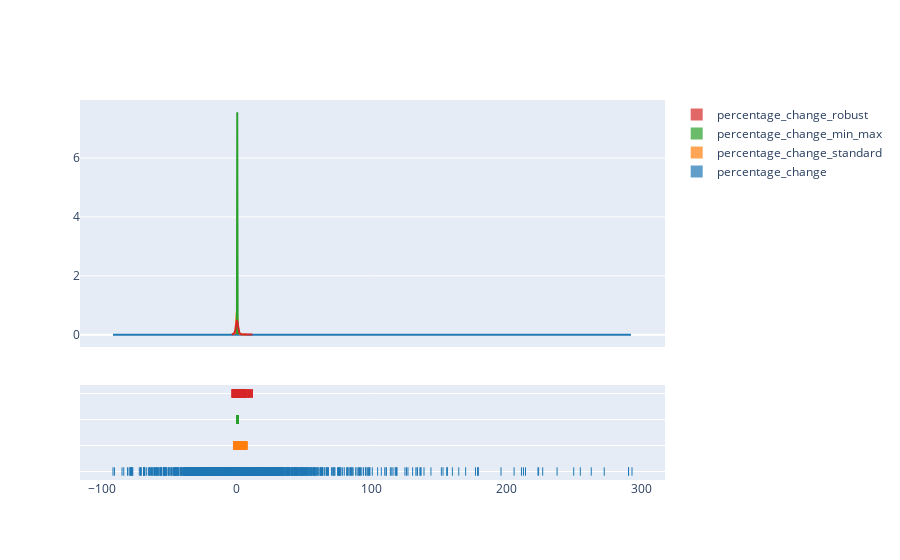

Write notebook code for a chart like this one.
### Code cell
import plotly.figure_factory as ff
import numpy as np

hist_data = [dict_of_percentage_changes_train["percentage_change"], dict_of_percentage_changes_train["percentage_change_standard"], dict_of_percentage_changes_train["percentage_change_min_max"], dict_of_percentage_changes_train["percentage_change_robust"]]

group_labels = ['percentage_change', "percentage_change_standard", "percentage_change_min_max", "percentage_change_robust"]

# Create distplot with custom bin_size
fig = ff.create_distplot(hist_data, group_labels)
fig.show()

### Figure 1 — Plotly figure (JSON) as saved in the notebook; plotly's stock layout.template omitted (floating-point values rounded to 4 significant figures; data arrays with more than 128 entries replaced by an {"elided": "..."} marker saying what was removed)
{"data": [{"autobinx": false, "histnorm": "probability density", "legendgroup": "percentage_change", "marker": {"color": "rgb(31, 119, 180)"}, "name": "percentage_change", "opacity": 0.7, "type": "histogram", "x": {"elided": "2281 float values"}, "xaxis": "x", "xbins": {"end": 293.3, "size": 1, "start": -91.98}, "yaxis": "y"}, {"autobinx": false, "histnorm": "probability density", "legendgroup": "percentage_change_standard", "marker": {"color": "rgb(255, 127, 14)"}, "name": "percentage_change_standard", "opacity": 0.7, "type": "histogram", "x": {"elided": "2281 float values"}, "xaxis": "x", "xbins": {"end": 7.543, "size": 1, "start": -2.552}, "yaxis": "y"}, {"autobinx": false, "histnorm": "probability density", "legendgroup": "percentage_change_min_max", "marker": {"color": "rgb(44, 160, 44)"}, "name": "percentage_change_min_max", "opacity": 0.7, "type": "histogram", "x": {"elided": "2281 float values"}, "xaxis": "x", "xbins": {"end": 1, "size": 1, "start": 0}, "yaxis": "y"}, {"autobinx": false, "histnorm": "probability density", "legendgroup": "percentage_change_robust", "marker": {"color": "rgb(214, 39, 40)"}, "name": "percentage_change_robust", "opacity": 0.7, "type": "histogram", "x": {"elided": "2281 float values"}, "xaxis": "x", "xbins": {"end": 11.58, "size": 1, "start": -3.69}, "yaxis": "y"}, {"legendgroup": "percentage_change", "marker": {"color": "rgb(31, 119, 180)"}, "mode": "lines", "name": "percentage_change", "showlegend": false, "type": "scatter", "x": {"elided": "500 float values"}, "xaxis": "x", "y": {"elided": "500 float values"}, "yaxis": "y"}, {"legendgroup": "percentage_change_standard", "marker": {"color": "rgb(255, 127, 14)"}, "mode": "lines", "name": "percentage_change_standard", "showlegend": false, "type": "scatter", "x": {"elided": "500 float values"}, "xaxis": "x", "y": {"elided": "500 float values"}, "yaxis": "y"}, {"legendgroup": "percentage_change_min_max", "marker": {"color": "rgb(44, 160, 44)"}, "mode": "lines", "name": "percentage_change_min_max", "showlegend": false, "type": "scatter", "x": {"elided": "500 float values"}, "xaxis": "x", "y": {"elided": "500 float values"}, "yaxis": "y"}, {"legendgroup": "percentage_change_robust", "marker": {"color": "rgb(214, 39, 40)"}, "mode": "lines", "name": "percentage_change_robust", "showlegend": false, "type": "scatter", "x": {"elided": "500 float values"}, "xaxis": "x", "y": {"elided": "500 float values"}, "yaxis": "y"}, {"legendgroup": "percentage_change", "marker": {"color": "rgb(31, 119, 180)", "symbol": "line-ns-open"}, "mode": "markers", "name": "percentage_change", "showlegend": false, "type": "scatter", "x": {"elided": "2281 float values"}, "xaxis": "x", "y": {"elided": "2281 str values"}, "yaxis": "y2"}, {"legendgroup": "percentage_change_standard", "marker": {"color": "rgb(255, 127, 14)", "symbol": "line-ns-open"}, "mode": "markers", "name": "percentage_change_standard", "showlegend": false, "type": "scatter", "x": {"elided": "2281 float values"}, "xaxis": "x", "y": {"elided": "2281 str values"}, "yaxis": "y2"}, {"legendgroup": "percentage_change_min_max", "marker": {"color": "rgb(44, 160, 44)", "symbol": "line-ns-open"}, "mode": "markers", "name": "percentage_change_min_max", "showlegend": false, "type": "scatter", "x": {"elided": "2281 float values"}, "xaxis": "x", "y": {"elided": "2281 str values"}, "yaxis": "y2"}, {"legendgroup": "percentage_change_robust", "marker": {"color": "rgb(214, 39, 40)", "symbol": "line-ns-open"}, "mode": "markers", "name": "percentage_change_robust", "showlegend": false, "type": "scatter", "x": {"elided": "2281 float values"}, "xaxis": "x", "y": {"elided": "2281 str values"}, "yaxis": "y2"}], "layout": {"barmode": "overlay", "hovermode": "closest", "legend": {"traceorder": "reversed"}, "xaxis": {"anchor": "y2", "domain": [0, 1], "zeroline": false}, "yaxis": {"anchor": "free", "domain": [0.35, 1], "position": 0}, "yaxis2": {"anchor": "x", "domain": [0, 0.25], "dtick": 1, "showticklabels": false}}}
